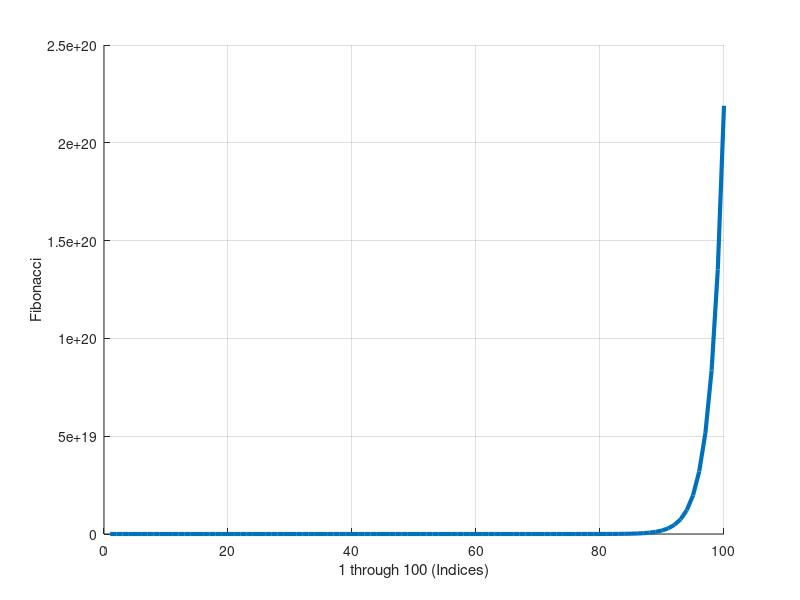

MATLAB code for this plot:
clear all;
clc;

terms = [0 1];

terms( 3 ) = terms( 2 ) + terms( 1 );
terms( 4 ) = terms( 3 ) + terms( 2 );
terms( 5 ) = terms( 4 ) + terms( 3 );

%for loop
%for i=3:1:100
%5 5-1 5-2
%terms (i) =terms (i-1) + terms(i-2)

clear all;
clc;

%quiz 2
%----

terms = [0 1];

for i = 3 : 1 : 100
  
terms ( i ) = terms (i - 1 ) + terms ( i - 2 )

end

hold on;
grid on;
axis on;

xlabel( "1 through 100 (Indices)" );
ylabel( "Fibonacci" );
plot( [1:1:100], terms, 'LineWidth', 3 );